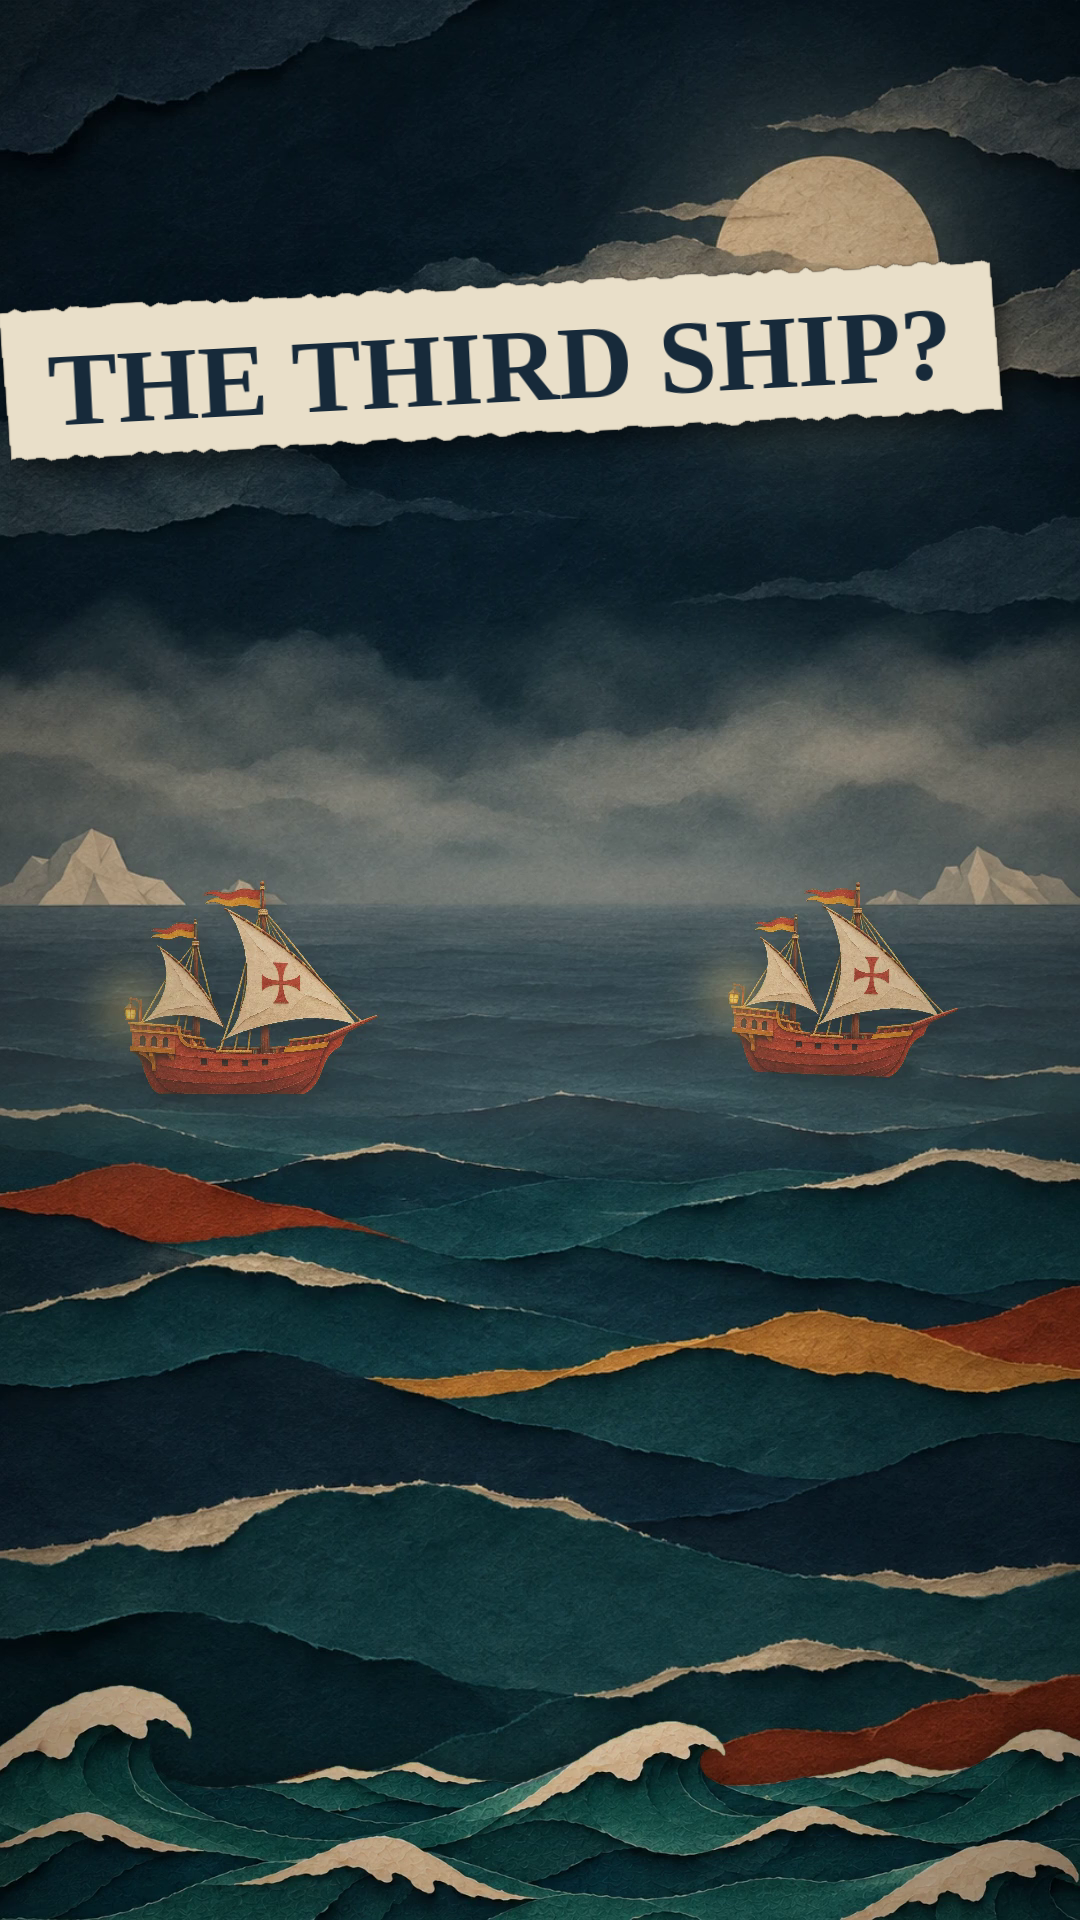

Here is the Python script that generated this plot:
# Cover: frame 0 (premise) + cover text on a torn paper strip. Usage: python3 cover.py <work dir> <out png>
import sys, os, subprocess, numpy as np
from PIL import Image
sys.path.insert(0, os.path.join(os.path.dirname(os.path.abspath(__file__)), '../../engine'))
from lib import paper_strip, warp, over, affine
S, OUT = sys.argv[1], sys.argv[2]
raw = subprocess.run(['ffmpeg', '-v', 'error', '-i', f'{S}/video_noaudio.mp4', '-vframes', '1', '-f', 'rawvideo', '-pix_fmt', 'rgb24', '-'], capture_output=True).stdout
f = np.frombuffer(raw, np.uint8).reshape(1920, 1080, 3).astype(np.float32) / 255
f = np.dstack([f, np.ones((1920, 1080), np.float32)])
s = paper_strip('THE THIRD SHIP?', '/usr/share/fonts/truetype/liberation/LiberationSerif-Bold.ttf', 104, pad=(46, 26), seed=5)
h, w = s.shape[:2]
over(f, warp(s, affine(1.0, -3.0, (w / 2, h / 2), (500, 360))), shadow=0.45, sh_off=(10, 14), sh_blur=12)
Image.fromarray((np.clip(f[..., :3], 0, 1) * 255).astype(np.uint8)).save(OUT)
